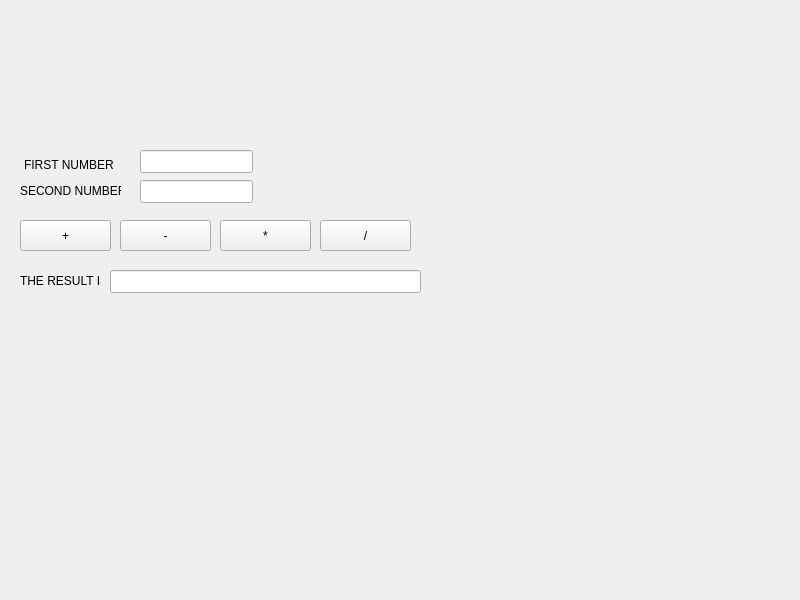
<?xml version="1.0" encoding="UTF-8"?>
<ui version="4.0">
 <class>MainWindow</class>
 <widget class="QMainWindow" name="MainWindow">
  <property name="geometry">
   <rect>
    <x>0</x>
    <y>0</y>
    <width>800</width>
    <height>600</height>
   </rect>
  </property>
  <property name="windowTitle">
   <string>MainWindow</string>
  </property>
  <widget class="QWidget" name="centralwidget">
   <widget class="QLabel" name="Label1stNumber">
    <property name="geometry">
     <rect>
      <x>24</x>
      <y>154</y>
      <width>101</width>
      <height>21</height>
     </rect>
    </property>
    <property name="text">
     <string>FIRST NUMBER</string>
    </property>
   </widget>
   <widget class="QLabel" name="Label2ndNumber">
    <property name="geometry">
     <rect>
      <x>20</x>
      <y>180</y>
      <width>101</width>
      <height>21</height>
     </rect>
    </property>
    <property name="text">
     <string>SECOND NUMBER</string>
    </property>
   </widget>
   <widget class="QLineEdit" name="Txt1stNumber">
    <property name="geometry">
     <rect>
      <x>140</x>
      <y>150</y>
      <width>113</width>
      <height>23</height>
     </rect>
    </property>
   </widget>
   <widget class="QLineEdit" name="Txt2ndNumber">
    <property name="geometry">
     <rect>
      <x>140</x>
      <y>180</y>
      <width>113</width>
      <height>23</height>
     </rect>
    </property>
   </widget>
   <widget class="QPushButton" name="PlusPushButton">
    <property name="geometry">
     <rect>
      <x>20</x>
      <y>220</y>
      <width>91</width>
      <height>31</height>
     </rect>
    </property>
    <property name="text">
     <string>+</string>
    </property>
   </widget>
   <widget class="QPushButton" name="MinusPushButton">
    <property name="geometry">
     <rect>
      <x>120</x>
      <y>220</y>
      <width>91</width>
      <height>31</height>
     </rect>
    </property>
    <property name="text">
     <string>-</string>
    </property>
   </widget>
   <widget class="QPushButton" name="MultiplyPushButton">
    <property name="geometry">
     <rect>
      <x>220</x>
      <y>220</y>
      <width>91</width>
      <height>31</height>
     </rect>
    </property>
    <property name="text">
     <string>*</string>
    </property>
   </widget>
   <widget class="QPushButton" name="DividePushButton">
    <property name="geometry">
     <rect>
      <x>320</x>
      <y>220</y>
      <width>91</width>
      <height>31</height>
     </rect>
    </property>
    <property name="text">
     <string>/</string>
    </property>
   </widget>
   <widget class="QLabel" name="LabelResult">
    <property name="geometry">
     <rect>
      <x>20</x>
      <y>270</y>
      <width>81</width>
      <height>21</height>
     </rect>
    </property>
    <property name="text">
     <string>THE RESULT IS: </string>
    </property>
   </widget>
   <widget class="QLineEdit" name="TxtResult">
    <property name="geometry">
     <rect>
      <x>110</x>
      <y>270</y>
      <width>311</width>
      <height>23</height>
     </rect>
    </property>
    <property name="readOnly">
     <bool>true</bool>
    </property>
   </widget>
  </widget>
 </widget>
 <resources/>
 <connections/>
</ui>
